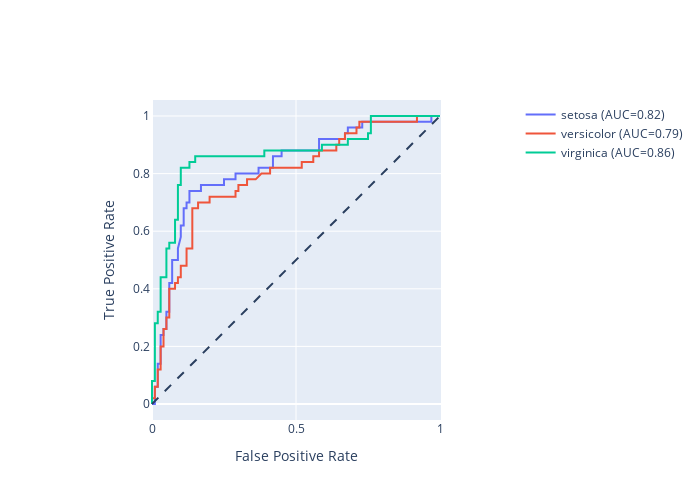

The notebook cell saved with this chart:
### Code cell
# Create an empty figure, and iteratively add new lines
# every time we compute a new class
fig = go.Figure()
fig.add_shape(
    type="line",
    line=dict(dash='dash'),
    x0=0, x1=1, y0=0, y1=1
)

for i in range(y_scores.shape[1]):
    y_true = y_onehot.iloc[:, i]
    y_score = y_scores[:, i]

    fpr, tpr, _ = roc_curve(y_true, y_score)
    auc_score = roc_auc_score(y_true, y_score)

    name = f"{y_onehot.columns[i]} (AUC={auc_score:.2f})"

    fig.add_trace(go.Scatter(x=fpr, y=tpr, name=name, mode='lines'))

fig.update_layout(
    xaxis_title='False Positive Rate',
    yaxis_title='True Positive Rate',
    yaxis=dict(scaleanchor="x", scaleratio=1),
    xaxis=dict(constrain='domain'),
    width=700, height=500
)

fig.show()

### Figure 1 — Plotly figure (JSON) as saved in the notebook; plotly's stock layout.template omitted (floating-point values rounded to 4 significant figures)
{"data": [{"mode": "lines", "name": "setosa (AUC=0.82)", "type": "scatter", "x": [0, 0.01, 0.01, 0.02, 0.02, 0.03, 0.03, 0.04, 0.04, 0.05, 0.05, 0.06, 0.06, 0.07, 0.07, 0.09, 0.09, 0.1, 0.1, 0.11, 0.11, 0.12, 0.12, 0.13, 0.13, 0.17, 0.17, 0.25, 0.25, 0.29, 0.29, 0.37, 0.37, 0.42, 0.42, 0.45, 0.45, 0.58, 0.58, 0.65, 0.67, 0.67, 0.68, 0.68, 0.73, 0.73, 0.97, 0.97, 1], "y": [0, 0, 0.06, 0.06, 0.14, 0.14, 0.24, 0.24, 0.26, 0.26, 0.32, 0.32, 0.42, 0.42, 0.5, 0.5, 0.54, 0.58, 0.62, 0.62, 0.68, 0.68, 0.7, 0.7, 0.74, 0.74, 0.76, 0.76, 0.78, 0.78, 0.8, 0.8, 0.82, 0.82, 0.86, 0.86, 0.88, 0.88, 0.92, 0.92, 0.92, 0.94, 0.94, 0.96, 0.96, 0.98, 0.98, 1, 1]}, {"mode": "lines", "name": "versicolor (AUC=0.79)", "type": "scatter", "x": [0, 0, 0.01, 0.01, 0.02, 0.02, 0.03, 0.03, 0.04, 0.04, 0.05, 0.05, 0.06, 0.06, 0.08, 0.08, 0.09, 0.09, 0.1, 0.1, 0.12, 0.12, 0.14, 0.14, 0.16, 0.16, 0.2, 0.2, 0.25, 0.27, 0.29, 0.29, 0.3, 0.3, 0.33, 0.33, 0.36, 0.38, 0.41, 0.41, 0.52, 0.52, 0.56, 0.56, 0.58, 0.58, 0.64, 0.64, 0.65, 0.65, 0.67, 0.67, 0.71, 0.71, 0.72, 0.72, 0.92, 0.92, 1], "y": [0, 0.02, 0.02, 0.06, 0.06, 0.12, 0.12, 0.2, 0.2, 0.26, 0.26, 0.3, 0.3, 0.4, 0.4, 0.42, 0.42, 0.44, 0.44, 0.48, 0.48, 0.54, 0.54, 0.68, 0.68, 0.7, 0.7, 0.72, 0.72, 0.72, 0.72, 0.74, 0.74, 0.76, 0.76, 0.78, 0.78, 0.8, 0.8, 0.82, 0.82, 0.84, 0.84, 0.86, 0.86, 0.88, 0.88, 0.9, 0.9, 0.92, 0.92, 0.94, 0.94, 0.96, 0.96, 0.98, 0.98, 1, 1]}, {"mode": "lines", "name": "virginica (AUC=0.86)", "type": "scatter", "x": [0, 0, 0, 0.01, 0.01, 0.02, 0.02, 0.03, 0.03, 0.05, 0.05, 0.06, 0.06, 0.08, 0.08, 0.08, 0.09, 0.09, 0.1, 0.1, 0.13, 0.13, 0.15, 0.15, 0.39, 0.39, 0.59, 0.59, 0.68, 0.68, 0.75, 0.75, 0.76, 0.76, 0.94, 0.97, 1], "y": [0, 0.02, 0.08, 0.08, 0.28, 0.28, 0.32, 0.32, 0.44, 0.44, 0.54, 0.54, 0.56, 0.56, 0.6, 0.64, 0.64, 0.76, 0.76, 0.82, 0.82, 0.84, 0.84, 0.86, 0.86, 0.88, 0.88, 0.9, 0.9, 0.92, 0.92, 0.94, 0.94, 1, 1, 1, 1]}], "layout": {"height": 500, "shapes": [{"line": {"dash": "dash"}, "type": "line", "x0": 0, "x1": 1, "y0": 0, "y1": 1}], "width": 700, "xaxis": {"constrain": "domain", "title": {"text": "False Positive Rate"}}, "yaxis": {"scaleanchor": "x", "scaleratio": 1, "title": {"text": "True Positive Rate"}}}}
